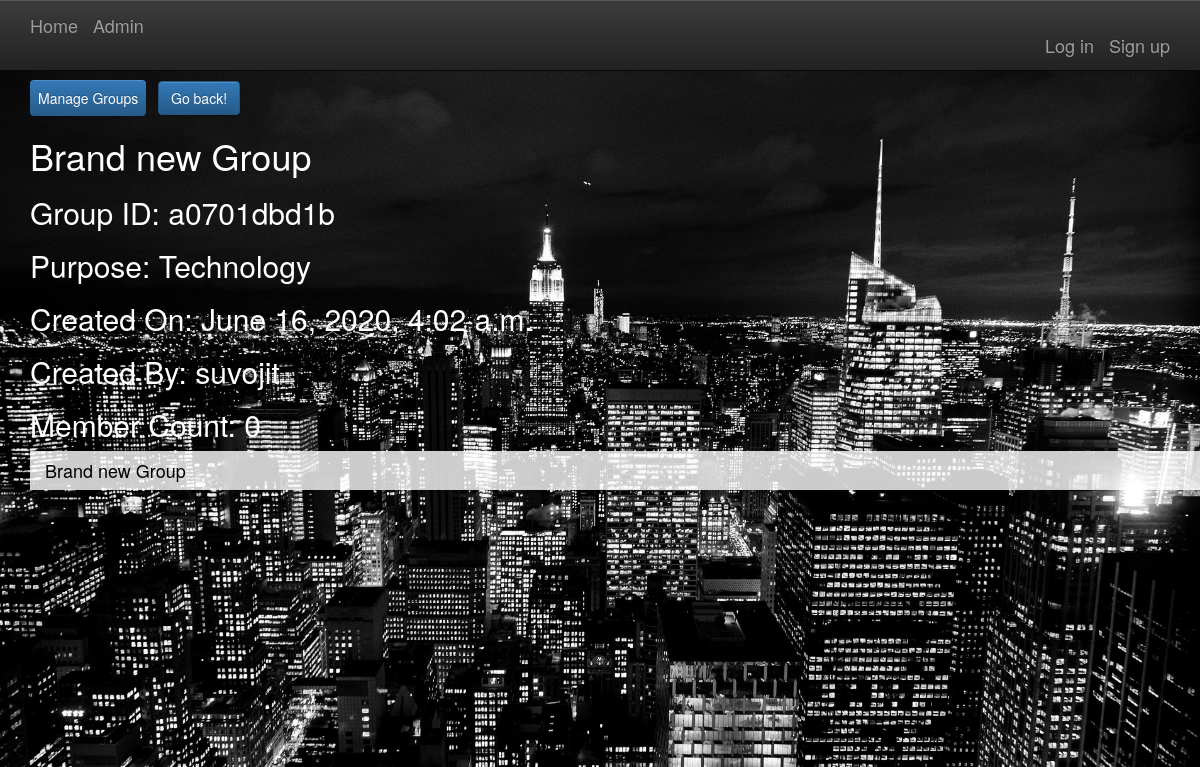
The page /groups/posts/in/1592272877546/ on the database its author committed.
### groups/models.py (models this page shows, shortened)
class Group(models.Model):
    groupid = models.CharField(max_length=255, null=True, blank=True)
    name = models.CharField(max_length=255)
    slug = models.SlugField(allow_unicode=True)
    description = models.TextField(blank=True, default='')
    description_html = models.TextField(editable=False, default='', blank=True)
    purpose = models.CharField(max_length=255, null=True, default='', blank=True)
    creator = models.ForeignKey(User, on_delete=models.SET_NULL, null=True, blank=True)
    group_date = models.DateTimeField(auto_now=True)
    class Meta:
        ordering = ["-group_date"]
        unique_together = ("slug", "purpose", "group_date")

### groups/views.py (the view)
# urls.py: url(r"^posts/in/(?P<pk>\d+)/$",views.SingleGroup.as_view(),name="single"),
class SingleGroup(generic.DetailView):
    context_object_name = 'group_details'
    model = models.Group
    template_name = 'groups/group_detail.html'

### groups/templates/groups/group_detail.html (shortened to what this page needs)
{% extends "groups/group_base.html" %}
{% block pregroup %}
<div class="dropdown">
  <button class="dropbtn btn btn-primary btn-large">Manage Groups</button>
</div>
<input type="button" class="btn btn-primary btn-large" value="Go back!" onclick="history.back()">
<h1>{{group_details.name}}</h1>
<h2>Group ID: {{group_details.groupid}}</h2>
<h2>Purpose: {{group_details.purpose}}</h2>
<h2>Created On: {{group_details.group_date}}</h2>
<h2>Created By: {{group_details.creator}}</h2>
<h2>Member Count: {{group_details.member_set.count}}</h2>
<div style="background-color: rgba(255, 255, 255, 0.8);" data-spy="scroll" data-target=".navbar">
  <div class="list-group-item-text container-fluid">
    <h4 style="color:black;">{{ group_details.description_html|safe }}</h4>
  </div>
</div>
{% endblock %}
<!--{% block group_content %}
<div class="col-md-8">
</div>
{% endblock %}-->

### static/simplesocial/css/master.css (style rules this page uses)
body { margin: 0; overflow: scroll; background-color: black; color:white; }
html, body { background: #000; height: 100%; }
.dropbtn { color: white; padding: 8px; font-size: 14px; border: none; }
.dropdown { position: relative; display: inline-block; }

### rows shown on the page
Group: name "Brand new Group", groupid "a0701dbd1b", purpose "Technology", group_date "June 16, 2020, 4:02 a.m.", creator "suvojit", member_set.count "0", description_html "Brand new Group"
